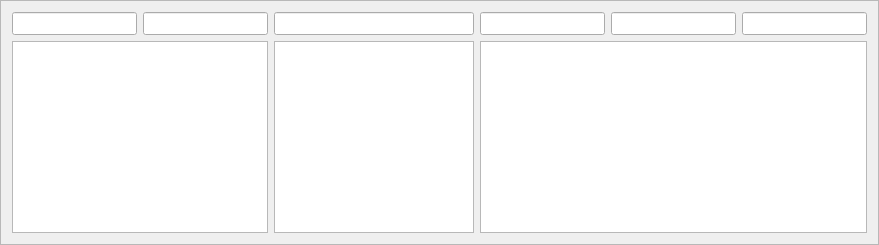
    <widget class="QFrame" name="frame">
     <property name="sizePolicy">
      <sizepolicy hsizetype="Expanding" vsizetype="Expanding">
       <horstretch>0</horstretch>
       <verstretch>0</verstretch>
      </sizepolicy>
     </property>
     <property name="minimumSize">
      <size>
       <width>600</width>
       <height>120</height>
      </size>
     </property>
     <property name="font">
      <font>
       <pointsize>10</pointsize>
      </font>
     </property>
     <property name="frameShape">
      <enum>QFrame::StyledPanel</enum>
     </property>
     <property name="frameShadow">
      <enum>QFrame::Raised</enum>
     </property>
     <layout class="QGridLayout" name="gridLayout_2">
      <item row="0" column="0">
       <widget class="QLineEdit" name="ln_route_id">
        <property name="sizePolicy">
         <sizepolicy hsizetype="Expanding" vsizetype="Preferred">
          <horstretch>0</horstretch>
          <verstretch>0</verstretch>
         </sizepolicy>
        </property>
        <property name="maximumSize">
         <size>
          <width>500</width>
          <height>40</height>
         </size>
        </property>
        <property name="font">
         <font>
          <pointsize>10</pointsize>
         </font>
        </property>
        <property name="statusTip">
         <string extracomment="route_id"/>
        </property>
       </widget>
      </item>
      <item row="0" column="1">
       <widget class="QLineEdit" name="ln_route">
        <property name="sizePolicy">
         <sizepolicy hsizetype="Expanding" vsizetype="Preferred">
          <horstretch>0</horstretch>
          <verstretch>0</verstretch>
         </sizepolicy>
        </property>
        <property name="maximumSize">
         <size>
          <width>500</width>
          <height>40</height>
         </size>
        </property>
        <property name="font">
         <font>
          <pointsize>10</pointsize>
         </font>
        </property>
        <property name="statusTip">
         <string extracomment="route_id"/>
        </property>
       </widget>
      </item>
      <item row="0" column="2">
       <widget class="QLineEdit" name="ln_pattern_id">
        <property name="sizePolicy">
         <sizepolicy hsizetype="Expanding" vsizetype="Preferred">
          <horstretch>0</horstretch>
          <verstretch>0</verstretch>
         </sizepolicy>
        </property>
        <property name="minimumSize">
         <size>
          <width>150</width>
          <height>0</height>
         </size>
        </property>
        <property name="maximumSize">
         <size>
          <width>500</width>
          <height>40</height>
         </size>
        </property>
        <property name="font">
         <font>
          <pointsize>10</pointsize>
         </font>
        </property>
        <property name="statusTip">
         <string extracomment="pattern_id"/>
        </property>
       </widget>
      </item>
      <item row="0" column="3">
       <widget class="QLineEdit" name="ln_stop_id">
        <property name="sizePolicy">
         <sizepolicy hsizetype="Expanding" vsizetype="Preferred">
          <horstretch>0</horstretch>
          <verstretch>0</verstretch>
         </sizepolicy>
        </property>
        <property name="maximumSize">
         <size>
          <width>500</width>
          <height>40</height>
         </size>
        </property>
        <property name="font">
         <font>
          <pointsize>10</pointsize>
         </font>
        </property>
        <property name="statusTip">
         <string extracomment="route_id"/>
        </property>
       </widget>
      </item>
      <item row="0" column="4">
       <widget class="QLineEdit" name="ln_stop">
        <property name="sizePolicy">
         <sizepolicy hsizetype="Expanding" vsizetype="Preferred">
          <horstretch>0</horstretch>
          <verstretch>0</verstretch>
         </sizepolicy>
        </property>
        <property name="maximumSize">
         <size>
          <width>500</width>
          <height>40</height>
         </size>
        </property>
        <property name="font">
         <font>
          <pointsize>10</pointsize>
         </font>
        </property>
        <property name="statusTip">
         <string extracomment="route_id"/>
        </property>
       </widget>
      </item>
      <item row="0" column="5">
       <widget class="QLineEdit" name="ln_stop_name">
        <property name="sizePolicy">
         <sizepolicy hsizetype="Expanding" vsizetype="Preferred">
          <horstretch>0</horstretch>
          <verstretch>0</verstretch>
         </sizepolicy>
        </property>
        <property name="maximumSize">
         <size>
          <width>500</width>
          <height>40</height>
         </size>
        </property>
        <property name="font">
         <font>
          <pointsize>10</pointsize>
         </font>
        </property>
        <property name="statusTip">
         <string extracomment="stop_id"/>
        </property>
       </widget>
      </item>
      <item row="1" column="0" colspan="2">
       <widget class="QTableView" name="list_routes">
        <property name="sizePolicy">
         <sizepolicy hsizetype="Expanding" vsizetype="Preferred">
          <horstretch>0</horstretch>
          <verstretch>0</verstretch>
         </sizepolicy>
        </property>
        <property name="minimumSize">
         <size>
          <width>228</width>
          <height>0</height>
         </size>
        </property>
        <property name="font">
         <font>
          <pointsize>10</pointsize>
         </font>
        </property>
        <property name="gridStyle">
         <enum>Qt::SolidLine</enum>
        </property>
        <property name="sortingEnabled">
         <bool>false</bool>
        </property>
       </widget>
      </item>
      <item row="1" column="2">
       <widget class="QTableView" name="list_patterns">
        <property name="sizePolicy">
         <sizepolicy hsizetype="Expanding" vsizetype="Preferred">
          <horstretch>0</horstretch>
          <verstretch>0</verstretch>
         </sizepolicy>
        </property>
        <property name="minimumSize">
         <size>
          <width>150</width>
          <height>0</height>
         </size>
        </property>
        <property name="maximumSize">
         <size>
          <width>200</width>
          <height>16777215</height>
         </size>
        </property>
        <property name="font">
         <font>
          <pointsize>10</pointsize>
         </font>
        </property>
       </widget>
      </item>
      <item row="1" column="3" colspan="3">
       <widget class="QTableView" name="list_stops">
        <property name="sizePolicy">
         <sizepolicy hsizetype="Expanding" vsizetype="Preferred">
          <horstretch>0</horstretch>
          <verstretch>0</verstretch>
         </sizepolicy>
        </property>
        <property name="minimumSize">
         <size>
          <width>230</width>
          <height>0</height>
         </size>
        </property>
        <property name="font">
         <font>
          <pointsize>10</pointsize>
         </font>
        </property>
       </widget>
      </item>
     </layout>
    </widget>
